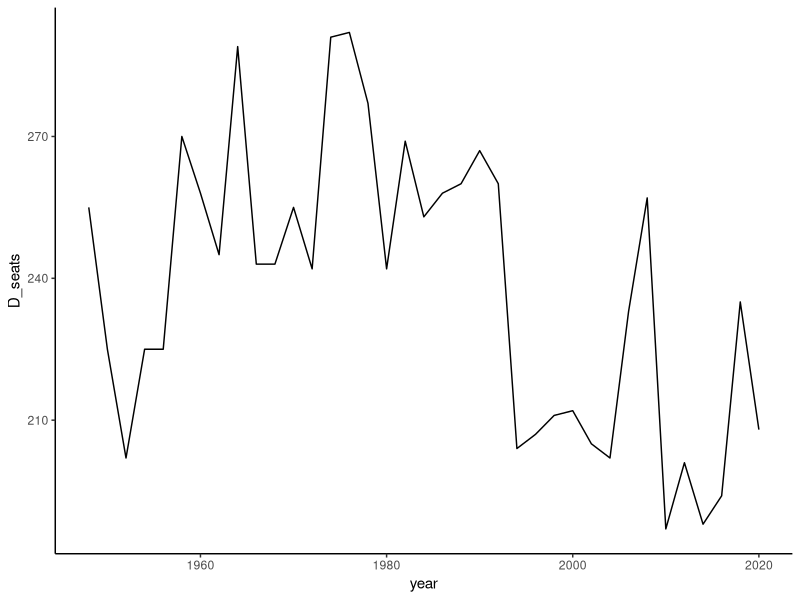

Write R code to recreate this figure.
## ---- chunk 1
# Hiding all code output
knitr::opts_chunk$set(echo = FALSE)

# Loading libraries
library(tidyverse)

# Reading in data
house_vote_48_20 <- read_csv("house nationwide vote and seat share by party 1948-2020.csv")
## ---- chunk 2
house_vote_48_20 %>% 
  ggplot(aes(x = year, y = D_seats)) +
  geom_line() +
  theme_classic()
